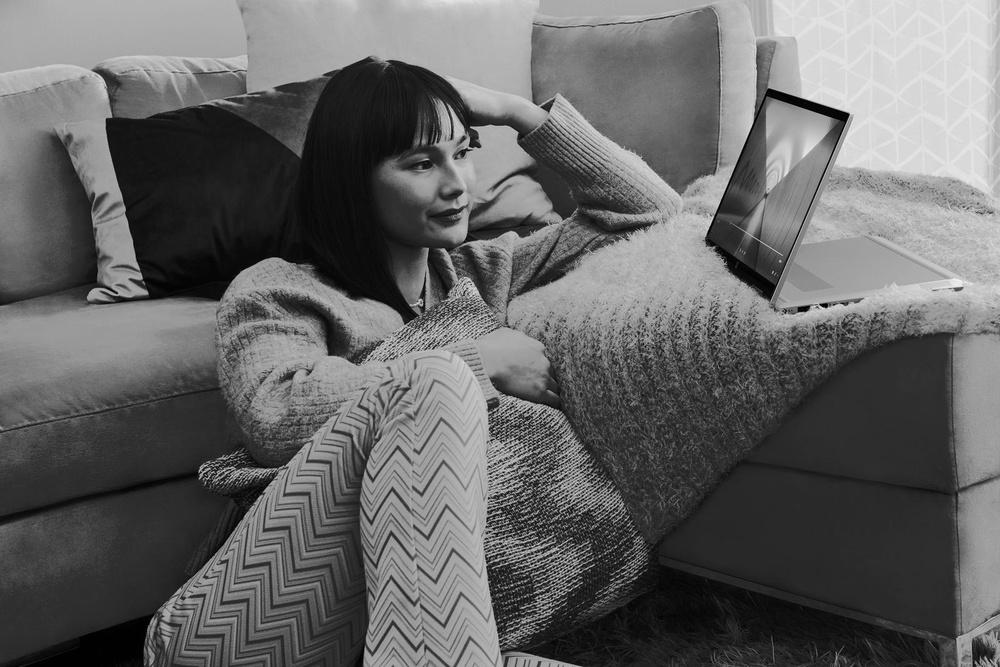
#> input picture contrast_stretched.jpg, 1000 x 667 px, shrunk from 1600 x 1067 before the run
$ jupyter execute iv_ass1-5.ipynb
#> lines starting #> are read from the running program, lines starting #| are printed output that depends on the picture
[cell 1]
import numpy as np
import matplotlib.pyplot as plt
from PIL import Image

[cell 2]
from tkinter import Tk, filedialog

# Open file selection window
root = Tk()
root.withdraw()

image_path = filedialog.askopenfilename(
    title="Select an Image",
    filetypes=[("Image Files", "*.jpg *.jpeg *.png")]
)
#> the answer given: contrast_stretched.jpg

print("Selected Image:", image_path)

[cell 3]
import numpy as np
import matplotlib.pyplot as plt
from PIL import Image

# Read selected image
img = Image.open(image_path).convert("RGB")

# Convert image into NumPy array
img_array = np.array(img)

# Display original image
plt.imshow(img)
plt.title("Original RGB Image")
plt.axis("off")
plt.show()

[cell 4]
R = img_array[:, :, 0]
#> R is the input picture: shape (667, 1000); min 0, max 244, mean 101.3
G = img_array[:, :, 1]
B = img_array[:, :, 2]

gray_mean = (R + G + B) / 3
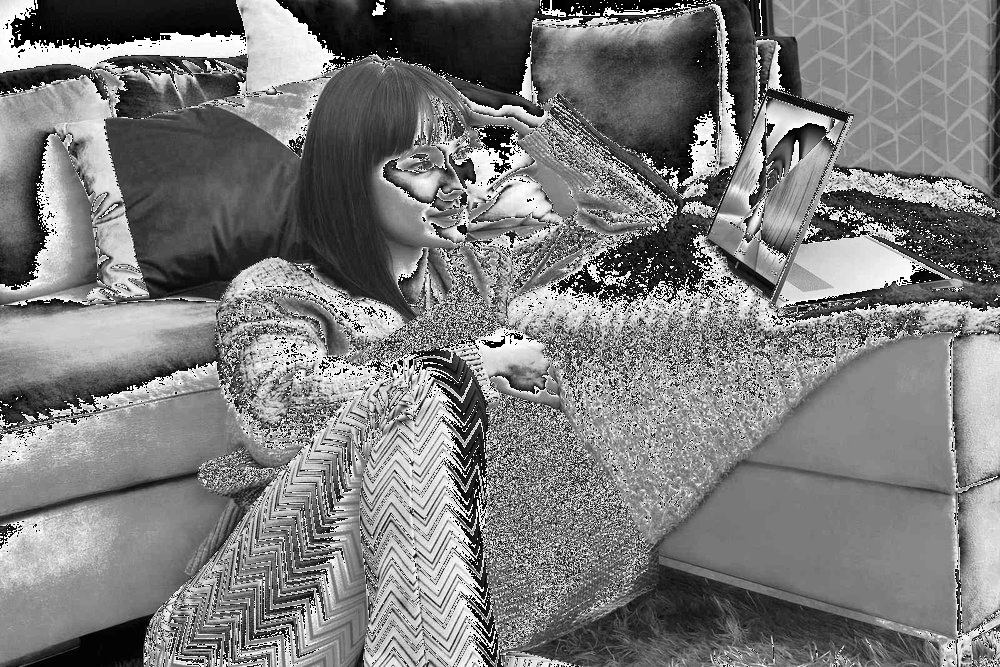
#> gray_mean: shape (667, 1000) float64; min 0, max 85, mean 41.5; drawn with min black and max white

gray_mean = gray_mean.astype(np.uint8)
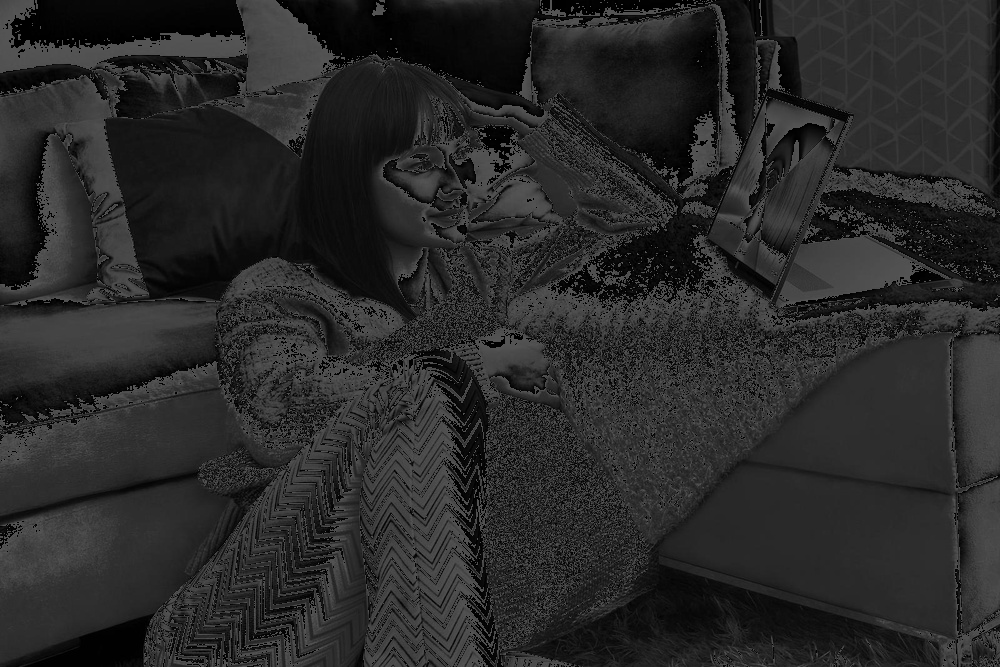
#> gray_mean: shape (667, 1000); min 0, max 85, mean 41.2

plt.figure(figsize=(10, 5))

plt.subplot(1, 2, 1)
plt.imshow(img)
plt.title("Original RGB Image")
plt.axis("off")

plt.subplot(1, 2, 2)
plt.imshow(gray_mean, cmap="gray")
plt.title("Grayscale - Mean Method")
plt.axis("off")

plt.show()
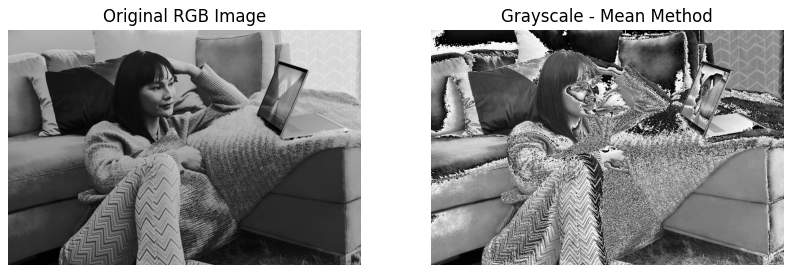
#> figure drawn by matplotlib, 2 panels

Image.fromarray(gray_mean).save("grayscale_mean.jpg")

print("Grayscale image saved successfully!")

[cell 5]
# Case 2: RGB to Grayscale using User-Defined Weightage

# Take weightage from user
wr = float(input("Enter Red weightage: "))
#> the answer given: 3
wg = float(input("Enter Green weightage: "))
#> the answer given: 3
wb = float(input("Enter Blue weightage: "))
#> the answer given: 3
